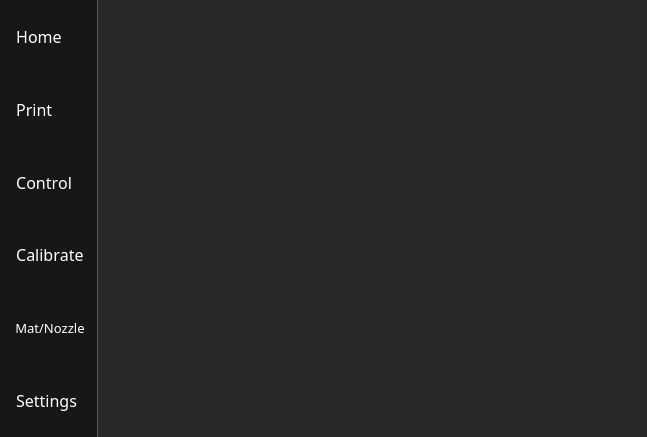
<?xml version="1.0" encoding="UTF-8"?>
<ui version="4.0">
 <class>Form</class>
 <widget class="QWidget" name="Form">
  <property name="geometry">
   <rect>
    <x>0</x>
    <y>0</y>
    <width>647</width>
    <height>437</height>
   </rect>
  </property>
  <property name="windowTitle">
   <string>Form</string>
  </property>
  <property name="styleSheet">
   <string notr="true">background-color: rgb(23, 23, 23);</string>
  </property>
  <layout class="QHBoxLayout" name="horizontalLayout" stretch="1,10">
   <property name="spacing">
    <number>0</number>
   </property>
   <property name="leftMargin">
    <number>0</number>
   </property>
   <property name="topMargin">
    <number>0</number>
   </property>
   <property name="rightMargin">
    <number>0</number>
   </property>
   <property name="bottomMargin">
    <number>0</number>
   </property>
   <item>
    <layout class="QVBoxLayout" name="verticalLayout">
     <property name="spacing">
      <number>0</number>
     </property>
     <item>
      <widget class="QPushButton" name="homeTab">
       <property name="sizePolicy">
        <sizepolicy hsizetype="Expanding" vsizetype="Expanding">
         <horstretch>0</horstretch>
         <verstretch>0</verstretch>
        </sizepolicy>
       </property>
       <property name="font">
        <font>
         <family>Montserrat SemiBold</family>
         <pointsize>12</pointsize>
         <weight>50</weight>
         <bold>false</bold>
         <kerning>false</kerning>
        </font>
       </property>
       <property name="styleSheet">
        <string notr="true">
QPushButton {
    background-color: #171717;
    color: #ffffff;
    padding: 12px;
    border: none;
    border-right: 1px solid #555555;
    text-align: left;
}

QPushButton:checked {
    background-color: rgb(40, 40, 40);
    color: #ff5e5b;  /* Coral red */
    border: none;
    border-right: 1px solid #555555;

}</string>
       </property>
       <property name="text">
        <string> Home</string>
       </property>
       <property name="icon">
        <iconset resource="resources/resource.qrc">
         <normaloff>:/Tabbed Manu/img/Tabbed Menu Icons/home.png</normaloff>
         <normalon>:/Tabbed Manu/img/Tabbed Menu Icons/home_selected.png</normalon>:/Tabbed Manu/img/Tabbed Menu Icons/home.png</iconset>
       </property>
       <property name="iconSize">
        <size>
         <width>40</width>
         <height>40</height>
        </size>
       </property>
       <property name="checkable">
        <bool>true</bool>
       </property>
       <property name="checked">
        <bool>false</bool>
       </property>
      </widget>
     </item>
     <item>
      <widget class="QPushButton" name="printTab">
       <property name="sizePolicy">
        <sizepolicy hsizetype="Expanding" vsizetype="Expanding">
         <horstretch>0</horstretch>
         <verstretch>0</verstretch>
        </sizepolicy>
       </property>
       <property name="font">
        <font>
         <family>Montserrat SemiBold</family>
         <pointsize>12</pointsize>
         <kerning>false</kerning>
        </font>
       </property>
       <property name="styleSheet">
        <string notr="true">
QPushButton {
    background-color: #171717;
    color: #ffffff;
    padding: 12px;
    border: none;
    border-right: 1px solid #555555;
    text-align: left;
}

QPushButton:checked {
    background-color: rgb(40, 40, 40);
    color: #ff5e5b;  /* Coral red */
    border: none;
    border-right: 1px solid #555555;

}</string>
       </property>
       <property name="text">
        <string> Print</string>
       </property>
       <property name="icon">
        <iconset resource="resources/resource.qrc">
         <normaloff>:/Tabbed Manu/img/Tabbed Menu Icons/print.png</normaloff>
         <normalon>:/Tabbed Manu/img/Tabbed Menu Icons/print_selected.png</normalon>:/Tabbed Manu/img/Tabbed Menu Icons/print.png</iconset>
       </property>
       <property name="iconSize">
        <size>
         <width>40</width>
         <height>40</height>
        </size>
       </property>
       <property name="checkable">
        <bool>true</bool>
       </property>
       <property name="checked">
        <bool>false</bool>
       </property>
      </widget>
     </item>
     <item>
      <widget class="QPushButton" name="controlTab">
       <property name="sizePolicy">
        <sizepolicy hsizetype="Expanding" vsizetype="Expanding">
         <horstretch>0</horstretch>
         <verstretch>0</verstretch>
        </sizepolicy>
       </property>
       <property name="font">
        <font>
         <family>Montserrat SemiBold</family>
         <pointsize>12</pointsize>
         <kerning>false</kerning>
        </font>
       </property>
       <property name="styleSheet">
        <string notr="true">
QPushButton {
    background-color: #171717;
    color: #ffffff;
    padding: 12px;
    border: none;
    border-right: 1px solid #555555;
    text-align: left;
}

QPushButton:checked {
    background-color: rgb(40, 40, 40);
    color: #ff5e5b;  /* Coral red */
    border: none;
    border-right: 1px solid #555555;

}</string>
       </property>
       <property name="text">
        <string> Control</string>
       </property>
       <property name="icon">
        <iconset resource="resources/resource.qrc">
         <normaloff>:/Tabbed Manu/img/Tabbed Menu Icons/tune.png</normaloff>
         <normalon>:/Tabbed Manu/img/Tabbed Menu Icons/tune_selected.png</normalon>:/Tabbed Manu/img/Tabbed Menu Icons/tune.png</iconset>
       </property>
       <property name="iconSize">
        <size>
         <width>40</width>
         <height>40</height>
        </size>
       </property>
       <property name="checkable">
        <bool>true</bool>
       </property>
       <property name="checked">
        <bool>false</bool>
       </property>
      </widget>
     </item>
     <item>
      <widget class="QPushButton" name="calibrateTab">
       <property name="sizePolicy">
        <sizepolicy hsizetype="Expanding" vsizetype="Expanding">
         <horstretch>0</horstretch>
         <verstretch>0</verstretch>
        </sizepolicy>
       </property>
       <property name="font">
        <font>
         <family>Montserrat SemiBold</family>
         <pointsize>12</pointsize>
         <kerning>false</kerning>
        </font>
       </property>
       <property name="styleSheet">
        <string notr="true">
QPushButton {
    background-color: #171717;
    color: #ffffff;
    padding: 12px;
    border: none;
    border-right: 1px solid #555555;
    text-align: left;
}

QPushButton:checked {
    background-color: rgb(40, 40, 40);
    color: #ff5e5b;  /* Coral red */
    border: none;
    border-right: 1px solid #555555;

}</string>
       </property>
       <property name="text">
        <string> Calibrate</string>
       </property>
       <property name="icon">
        <iconset resource="resources/resource.qrc">
         <normaloff>:/Tabbed Manu/img/Tabbed Menu Icons/calibrate.png</normaloff>
         <normalon>:/Tabbed Manu/img/Tabbed Menu Icons/calibrate_selected.png</normalon>:/Tabbed Manu/img/Tabbed Menu Icons/calibrate.png</iconset>
       </property>
       <property name="iconSize">
        <size>
         <width>40</width>
         <height>40</height>
        </size>
       </property>
       <property name="checkable">
        <bool>true</bool>
       </property>
       <property name="checked">
        <bool>false</bool>
       </property>
      </widget>
     </item>
     <item>
      <widget class="QPushButton" name="materialNozzleTab">
       <property name="sizePolicy">
        <sizepolicy hsizetype="Expanding" vsizetype="Expanding">
         <horstretch>0</horstretch>
         <verstretch>0</verstretch>
        </sizepolicy>
       </property>
       <property name="font">
        <font>
         <family>Montserrat SemiBold</family>
         <pointsize>10</pointsize>
         <kerning>false</kerning>
        </font>
       </property>
       <property name="styleSheet">
        <string notr="true">
QPushButton {
    background-color: #171717;
    color: #ffffff;
    padding: 12px;
    border: none;
    border-right: 1px solid #555555;
    text-align: left;
}

QPushButton:checked {
    background-color: rgb(40, 40, 40);
    color: #ff5e5b;  /* Coral red */
    border: none;
    border-right: 1px solid #555555;

}</string>
       </property>
       <property name="text">
        <string> Mat/Nozzle</string>
       </property>
       <property name="icon">
        <iconset resource="resources/resource.qrc">
         <normaloff>:/Tabbed Manu/img/Tabbed Menu Icons/filamentNozzleMenuIcon.png</normaloff>
         <normalon>:/Tabbed Manu/img/Tabbed Menu Icons/filamentNozzleMenuIcon_selected.png</normalon>:/Tabbed Manu/img/Tabbed Menu Icons/filamentNozzleMenuIcon.png</iconset>
       </property>
       <property name="iconSize">
        <size>
         <width>40</width>
         <height>40</height>
        </size>
       </property>
       <property name="checkable">
        <bool>true</bool>
       </property>
       <property name="checked">
        <bool>false</bool>
       </property>
      </widget>
     </item>
     <item>
      <widget class="QPushButton" name="settingsTab">
       <property name="sizePolicy">
        <sizepolicy hsizetype="Expanding" vsizetype="Expanding">
         <horstretch>0</horstretch>
         <verstretch>0</verstretch>
        </sizepolicy>
       </property>
       <property name="font">
        <font>
         <family>Montserrat SemiBold</family>
         <pointsize>12</pointsize>
         <kerning>false</kerning>
        </font>
       </property>
       <property name="styleSheet">
        <string notr="true">
QPushButton {
    background-color: #171717;
    color: #ffffff;
    padding: 12px;
    border: none;
    border-right: 1px solid #555555;
    text-align: left;
}

QPushButton:checked {
    background-color: rgb(40, 40, 40);
    color: #ff5e5b;  /* Coral red */
    border: none;
    border-right: 1px solid #555555;

}</string>
       </property>
       <property name="text">
        <string> Settings</string>
       </property>
       <property name="icon">
        <iconset resource="resources/resource.qrc">
         <normaloff>:/Tabbed Manu/img/Tabbed Menu Icons/settings.png</normaloff>
         <normalon>:/Tabbed Manu/img/Tabbed Menu Icons/settings_selected.png</normalon>:/Tabbed Manu/img/Tabbed Menu Icons/settings.png</iconset>
       </property>
       <property name="iconSize">
        <size>
         <width>40</width>
         <height>40</height>
        </size>
       </property>
       <property name="checkable">
        <bool>true</bool>
       </property>
       <property name="checked">
        <bool>false</bool>
       </property>
      </widget>
     </item>
    </layout>
   </item>
   <item>
    <widget class="QStackedWidget" name="mainStackedWidget">
     <property name="styleSheet">
      <string notr="true">
    background-color: rgb(40, 40, 40);</string>
     </property>
     <property name="lineWidth">
      <number>0</number>
     </property>
     <widget class="QWidget" name="page"/>
    </widget>
   </item>
  </layout>
 </widget>
 <resources>
  <include location="resources/resource.qrc"/>
 </resources>
 <connections/>
</ui>
